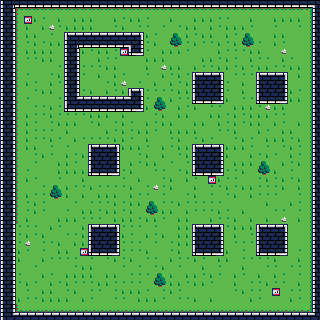

A level layout from a 2D game, rendered from its tile map. Below: a short description, then the map file with its tile-grid data intact:
An orthogonal 40x40 tile map with 8x8 px tiles, 1 tile layer (tiles) and 8 objects.

<map version="1.0" orientation="orthogonal" renderorder="right-down" width="40" height="40" tilewidth="8" tileheight="8" nextobjectid="16">
 <tileset firstgid="1" name="tiles" tilewidth="8" tileheight="8" tilecount="256">
  <image source="../images/tiles.png" width="128" height="128" />
 </tileset>
 <layer name="tiles" width="40" height="40">
  <data encoding="csv">
25,7,8,8,8,8,8,8,8,8,8,8,8,8,8,8,8,8,8,8,8,8,8,8,8,8,8,8,8,8,8,8,8,8,8,8,8,8,8,9,
25,23,1,2,2,2,2,2,2,2,2,2,2,2,2,2,2,2,2,2,2,2,2,2,2,2,2,2,2,2,2,2,2,2,2,2,2,2,3,25,
25,23,17,13,49,50,51,49,51,49,49,49,51,51,49,50,49,49,50,51,51,49,51,51,49,49,49,50,50,51,51,49,51,51,49,49,49,49,19,25,
25,23,17,49,51,49,52,50,49,49,49,49,51,51,50,49,51,50,50,51,50,51,50,49,49,51,49,50,49,49,49,50,51,51,50,51,51,50,19,25,
25,23,17,49,49,51,50,51,27,40,40,40,40,40,40,40,40,26,49,50,51,53,54,49,50,49,49,51,49,50,53,54,51,51,49,49,51,51,19,25,
25,23,17,50,49,50,49,49,25,7,8,8,8,8,8,8,9,23,50,49,51,69,70,50,49,50,50,49,50,49,69,70,50,51,49,50,51,51,19,25,
25,23,17,49,49,49,49,51,25,23,49,50,49,49,50,13,11,10,50,51,49,49,49,50,51,51,51,49,50,50,50,49,49,51,51,52,51,51,19,25,
25,23,17,50,50,49,49,51,25,23,51,51,49,50,50,51,51,51,49,49,49,51,51,51,51,49,49,50,49,50,51,49,50,50,51,49,50,51,19,25,
25,23,17,51,51,51,51,50,25,23,50,50,50,49,49,51,51,51,49,51,52,49,49,51,49,50,50,49,49,50,49,50,49,49,50,50,49,49,19,25,
25,23,17,50,51,51,50,49,25,23,50,51,49,51,49,50,51,51,50,51,49,50,49,50,27,40,40,26,51,50,50,50,27,40,40,26,51,49,19,25,
25,23,17,49,50,51,49,50,25,23,51,51,51,50,49,52,51,50,51,49,51,49,50,49,25,24,24,23,50,51,49,51,25,24,24,23,51,51,19,25,
25,23,17,51,50,49,49,51,25,23,50,49,51,49,50,49,27,26,50,50,50,50,49,49,25,24,24,23,50,51,49,51,25,24,24,23,49,50,19,25,
25,23,17,50,51,51,51,50,25,39,40,40,40,40,40,40,41,23,50,53,54,49,50,50,11,8,8,10,49,51,50,50,11,8,8,10,49,49,19,25,
25,23,17,51,50,50,49,50,11,8,8,8,8,8,8,8,8,10,49,69,70,51,49,50,49,51,50,50,51,49,49,49,50,52,49,49,51,51,19,25,
25,23,17,49,50,50,49,50,50,50,50,49,49,49,51,49,51,51,51,50,49,51,49,49,51,51,49,49,50,49,50,49,49,49,50,50,51,51,19,25,
25,23,17,49,50,51,50,49,49,49,51,50,49,51,50,49,50,51,49,50,49,49,51,51,49,49,51,49,50,49,50,49,49,51,49,50,51,49,19,25,
25,23,17,49,50,50,50,51,49,51,51,51,51,49,50,49,50,49,49,50,51,49,49,49,49,51,51,50,50,49,51,51,49,50,51,49,49,51,19,25,
25,23,17,49,50,50,49,50,51,49,50,50,50,50,49,49,50,51,49,51,51,50,49,51,50,49,50,51,51,50,49,50,51,49,49,49,50,49,19,25,
25,23,17,49,49,51,50,51,50,51,51,27,40,40,26,49,49,49,50,51,49,50,49,49,27,40,40,26,49,49,49,50,51,50,51,50,49,50,19,25,
25,23,17,51,50,49,50,51,49,50,49,25,24,24,23,51,51,50,49,51,49,51,50,49,25,24,24,23,49,51,51,49,50,49,50,51,49,50,19,25,
25,23,17,51,50,51,51,49,49,50,51,25,24,24,23,51,49,50,49,49,51,50,51,50,25,24,24,23,51,49,49,49,53,54,51,49,50,49,19,25,
25,23,17,50,51,51,51,49,49,49,49,11,8,8,10,50,49,51,51,50,50,51,50,49,11,8,8,10,50,50,49,51,69,70,49,51,50,51,19,25,
25,23,17,49,50,51,51,50,51,51,49,51,51,51,51,50,51,49,51,51,50,49,51,49,50,51,13,49,50,50,51,51,50,49,50,49,50,49,19,25,
25,23,17,51,51,50,53,54,49,50,50,49,50,50,50,50,49,51,50,52,50,49,51,51,49,51,50,50,49,50,49,49,50,50,50,49,51,49,19,25,
25,23,17,49,50,50,69,70,49,51,49,51,49,49,49,51,49,50,50,51,50,51,51,50,49,51,50,51,50,49,51,49,50,50,50,51,51,50,19,25,
25,23,17,50,49,50,51,51,51,50,51,50,50,50,49,50,49,49,53,54,50,50,49,50,50,50,50,50,51,51,51,51,51,49,51,51,49,50,19,25,
25,23,17,50,49,50,51,51,50,51,49,49,50,49,49,50,49,51,69,70,49,49,51,49,50,50,50,49,50,51,49,51,51,51,50,50,51,50,19,25,
25,23,17,49,51,51,51,49,49,49,50,50,50,51,49,49,49,50,49,49,50,51,49,49,51,51,49,50,50,49,51,49,51,49,51,52,51,49,19,25,
25,23,50,50,50,51,49,50,51,51,49,27,40,40,26,50,50,50,51,50,51,51,49,49,27,40,40,26,50,49,49,49,27,40,40,26,51,51,19,25,
25,23,50,49,50,49,51,51,50,50,49,25,24,24,23,49,50,51,49,50,49,51,49,49,25,24,24,23,51,49,51,50,25,24,24,23,51,51,19,25,
25,23,50,52,51,50,50,49,51,49,49,25,24,24,23,50,50,50,51,50,51,50,49,49,25,24,24,23,51,50,50,50,25,24,24,23,51,51,19,25,
25,23,49,50,51,50,51,49,49,51,13,11,8,8,10,50,50,50,49,51,51,50,49,51,11,8,8,10,49,51,50,51,11,8,8,10,51,50,19,25,
25,23,49,51,51,49,50,50,50,50,51,50,51,50,49,50,49,51,50,50,51,49,50,50,49,50,51,49,49,51,50,50,50,50,49,51,51,49,19,25,
25,23,51,51,50,51,51,51,51,50,49,49,51,51,51,50,51,50,51,50,49,51,50,51,51,49,51,50,51,51,49,51,51,50,50,51,50,50,19,25,
25,23,50,51,51,49,50,51,49,49,49,49,51,49,49,51,50,50,50,53,54,49,51,49,49,50,49,50,51,49,50,51,49,51,49,50,51,50,19,25,
25,23,50,49,50,51,49,50,49,50,50,50,49,49,50,50,50,50,51,69,70,49,49,50,49,49,50,51,51,49,51,50,50,49,50,50,51,49,19,25,
25,23,51,50,51,49,49,51,50,49,51,50,50,51,50,49,49,49,50,51,50,49,50,51,51,51,51,51,51,50,49,50,50,51,13,51,50,50,19,25,
25,23,49,50,50,49,49,49,49,51,49,50,51,51,50,50,51,49,49,49,50,51,50,50,49,51,49,51,51,51,51,49,50,51,51,51,49,50,19,25,
25,23,33,34,34,34,34,34,34,34,34,34,34,34,34,34,34,34,34,34,34,34,34,34,34,34,34,34,34,34,34,34,34,34,34,34,34,34,35,25,
25,39,40,40,40,40,40,40,40,40,40,40,40,40,40,40,40,40,40,40,40,40,40,40,40,40,40,40,40,40,40,40,40,40,40,40,40,40,40,41
</data>
 </layer>
 <objectgroup name="T-18" />
 <objectgroup name="T-12">
  <object id="9" x="168" y="112" width="16" height="16" />
  <object id="10" x="32" y="136" width="24" height="16" />
  <object id="11" x="208" y="272" />
 </objectgroup>
 <objectgroup name="player">
  <object id="6" x="88" y="64" width="16" height="16" />
 </objectgroup>
 <objectgroup name="spawner">
  <object id="12" x="200" y="48" width="8" height="8" />
  <object id="13" x="296" y="80" width="8" height="8" />
  <object id="14" x="72" y="152" width="8" height="8" />
  <object id="15" x="32" y="280" width="8" height="8" />
 </objectgroup>
</map>
